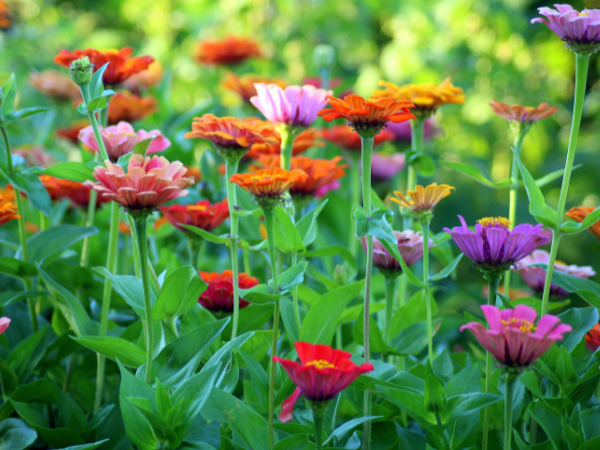
#> input picture Image_processing/my_image.png, 600 x 450 px
$ python ex01_01.py my_image.png
#> lines starting #> are read from the running program, lines starting #| are printed output that depends on the picture
import sys
from PIL import Image

def split_channels(image_path):
#> called with image_path = 'my_image.png'
    try:
        img = Image.open(image_path).convert('RGB')

        r, g, b = img.split()
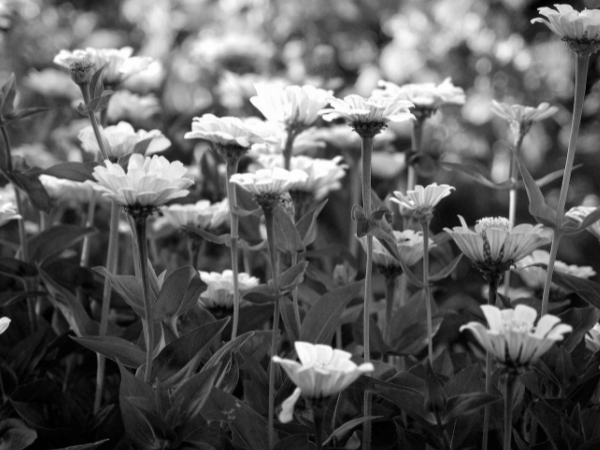
#> r: PIL image 600x450 L; min 0, max 255, mean 95.3
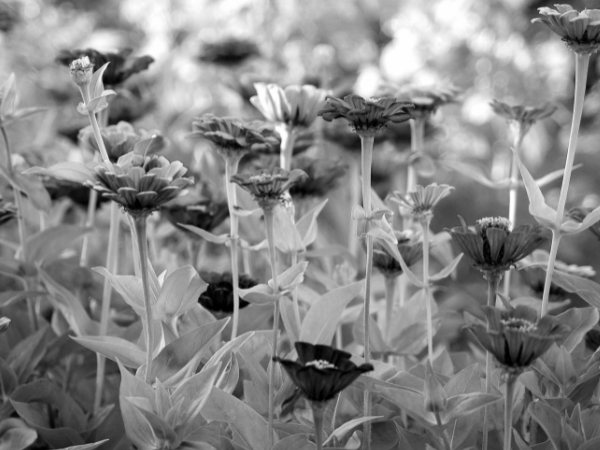
#> g: PIL image 600x450 L; min 0, max 255, mean 134.1
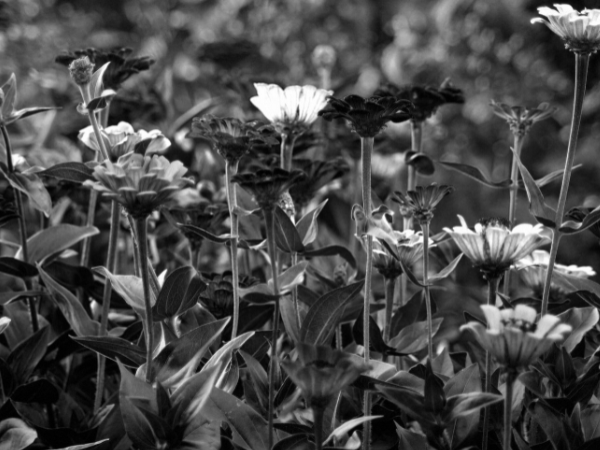
#> b: PIL image 600x450 L; min 0, max 254, mean 73.2

        r.show(title="Red Channel")
        g.show(title="Green Channel")
        b.show(title="Blue Channel")

    except Exception as e:
        print(f"Error: {e}")

if __name__ == "__main__":
    if len(sys.argv) > 1:
        split_channels(sys.argv[1])
    else:
        print("Please provide an image path.")
